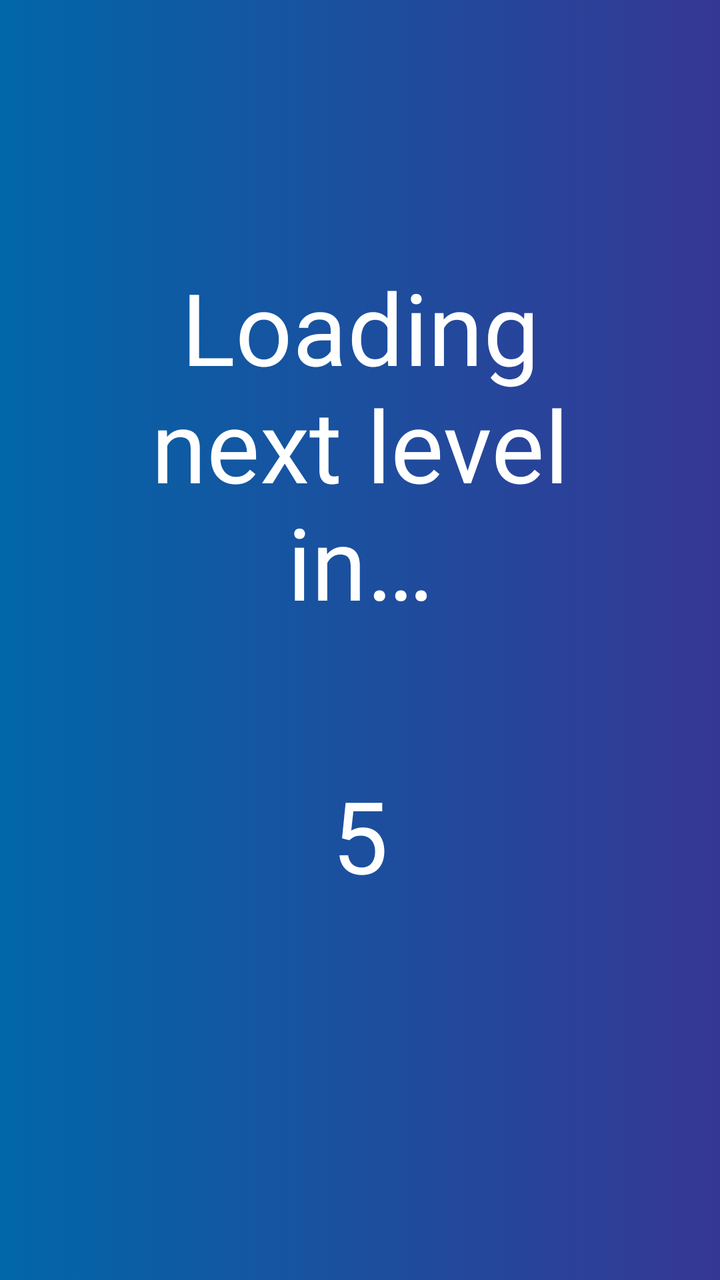
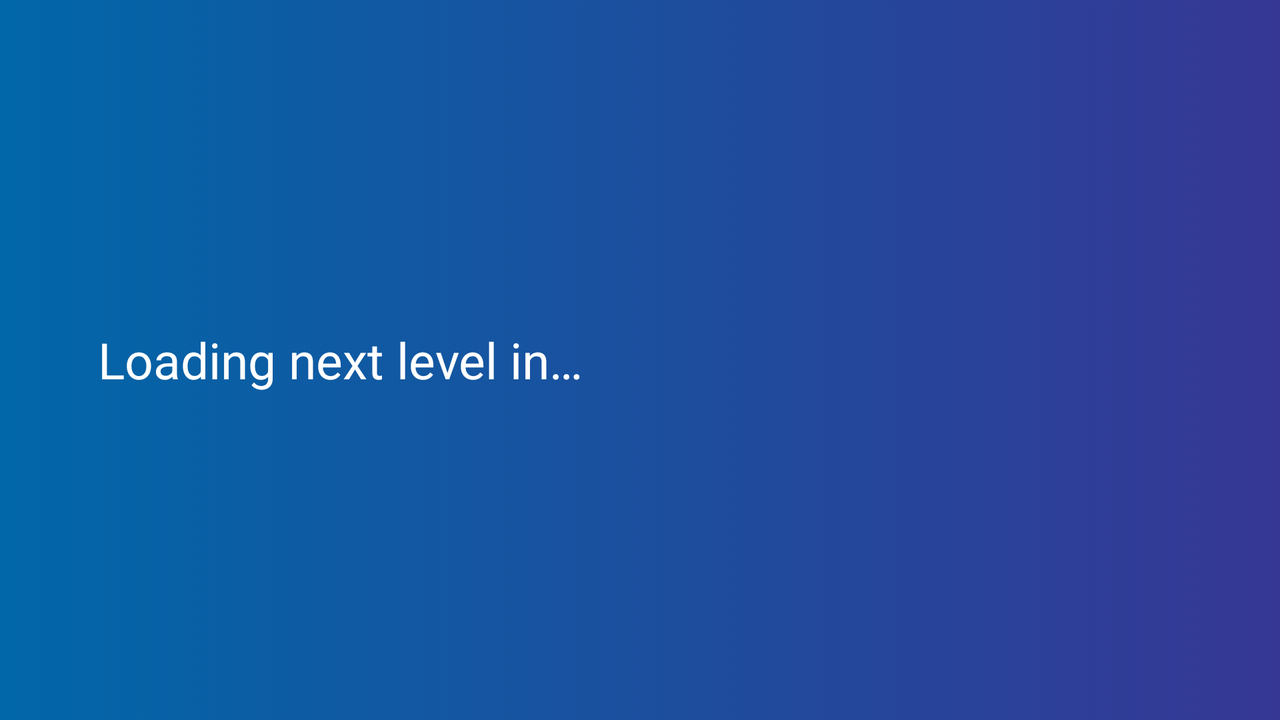

First picture: res/layout/ on a phone held upright. Second picture: the repository's own variant of that layout, on a device whose configuration matches the variant's folder. Source for both follows.
<!-- AndroidManifest.xml: application theme Theme.MathIt -->
<!-- res/layout/activity_next_level.xml -->
<?xml version="1.0" encoding="utf-8"?>
<LinearLayout xmlns:android="http://schemas.android.com/apk/res/android"
    xmlns:app="http://schemas.android.com/apk/res-auto"
    xmlns:tools="http://schemas.android.com/tools"
    android:layout_width="match_parent"
    android:layout_height="match_parent"
    tools:context=".controllers.NextLevelActivity"
    android:background="@drawable/gradient_theme"
    android:orientation="vertical">

    <Button
        android:id="@+id/btnPause"
        android:layout_width="60dp"
        android:layout_height="60dp"
        android:background="@drawable/ic_pause"
        android:layout_gravity="end|center"
        />

    <LinearLayout
        android:layout_width="match_parent"
        android:layout_height="match_parent"
        android:orientation="vertical"
        android:layout_margin="50dp"
        android:layout_marginTop="20dp">

        <TextView
            android:layout_width="match_parent"
            android:layout_height="wrap_content"
            android:text="@string/nextLevel"
            android:textSize="50sp"
            android:textAlignment="center"
            android:textColor="@color/white"
            android:layout_margin="20dp"/>
        <TextView
            android:id="@+id/tvTime"
            android:layout_width="match_parent"
            android:layout_height="wrap_content"
            android:layout_gravity="center"
            android:text="5"
            android:textSize="50sp"
            android:textAlignment="center"
            android:textColor="@color/white"
            android:layout_marginTop="50dp" />
    </LinearLayout>

</LinearLayout>
<!-- resources referenced by this layout -->
<resources>
  <color name="white">#FFFFFFFF</color>
  <!-- drawable gradient_theme (drawable) -->
  <?xml version="1.0" encoding="utf-8"?>
  <selector xmlns:android="http://schemas.android.com/apk/res/android">
      <item>
          <shape>
              <gradient
                  android:startColor="#0167A8"
                  android:endColor="#363795"/>
          </shape>
  
      </item>
  </selector>
  <string name="nextLevel">Loading next level in…</string>
  <style name="Theme.MathIt" parent="Theme.MaterialComponents.DayNight.DarkActionBar">
          
          <item name="colorPrimary">@color/purple_500</item>
          <item name="colorPrimaryVariant">@color/purple_700</item>
          <item name="colorOnPrimary">@color/white</item>
          
          <item name="colorSecondary">@color/teal_200</item>
          <item name="colorSecondaryVariant">@color/teal_700</item>
          <item name="colorOnSecondary">@color/black</item>
          
          <item name="android:statusBarColor">?attr/colorPrimaryVariant</item>
          
      </style>
  <color name="purple_500">#FF6200EE</color>
  <color name="purple_700">#FF3700B3</color>
  <color name="teal_200">#FF03DAC5</color>
  <color name="teal_700">#FF018786</color>
  <color name="black">#FF000000</color>
</resources>
<!-- res/layout-land/activity_next_level.xml (the author's variant of the layout above) -->
<!-- drawn on the phone turned sideways -->
<?xml version="1.0" encoding="utf-8"?>
<androidx.constraintlayout.widget.ConstraintLayout xmlns:android="http://schemas.android.com/apk/res/android"
    xmlns:app="http://schemas.android.com/apk/res-auto"
    xmlns:tools="http://schemas.android.com/tools"
    android:layout_width="match_parent"
    android:layout_height="match_parent"
    tools:context=".controllers.NextLevelActivity"
    android:background="@drawable/gradient_theme"
    android:orientation="vertical">

    <Button
        android:id="@+id/btnPause"
        android:layout_width="60dp"
        android:layout_height="60dp"
        android:layout_gravity="end|center"
        android:layout_marginTop="16dp"
        android:background="@drawable/ic_pause"
        app:layout_constraintEnd_toEndOf="parent"
        app:layout_constraintHorizontal_bias="0.976"
        app:layout_constraintStart_toStartOf="parent"
        app:layout_constraintTop_toTopOf="parent" />

    <LinearLayout
        android:id="@+id/left"
        android:layout_width="300dp"
        android:layout_height="match_parent"
        android:layout_marginTop="35dp"
        android:layout_marginBottom="35dp"
        android:layout_marginStart="35dp"
        app:layout_constraintBottom_toBottomOf="parent"
        app:layout_constraintTop_toTopOf="parent"
        app:layout_constraintStart_toStartOf="parent"
        app:layout_constraintEnd_toStartOf="@id/right">

        <TextView
            android:layout_width="match_parent"
            android:layout_height="wrap_content"
            android:layout_gravity="center"
            android:text="@string/nextLevel"
            android:textAlignment="center"
            android:textColor="@color/white"
            android:textSize="25sp" />
    </LinearLayout>

    <LinearLayout
        android:id="@+id/right"
        android:layout_width="300dp"
        android:layout_height="match_parent"
        android:layout_marginTop="35dp"
        android:layout_marginBottom="35dp"
        android:layout_marginEnd="35dp"
        app:layout_constraintBottom_toBottomOf="parent"
        app:layout_constraintEnd_toEndOf="parent"
        app:layout_constraintTop_toTopOf="parent"
        app:layout_constraintStart_toEndOf="@id/left">

        <TextView
            android:id="@+id/tvTime"
            android:layout_width="match_parent"
            android:layout_height="wrap_content"
            android:layout_gravity="center"
            android:textAlignment="center"
            android:textColor="@color/white"
            android:textSize="50sp" />
    </LinearLayout>

</androidx.constraintlayout.widget.ConstraintLayout>
